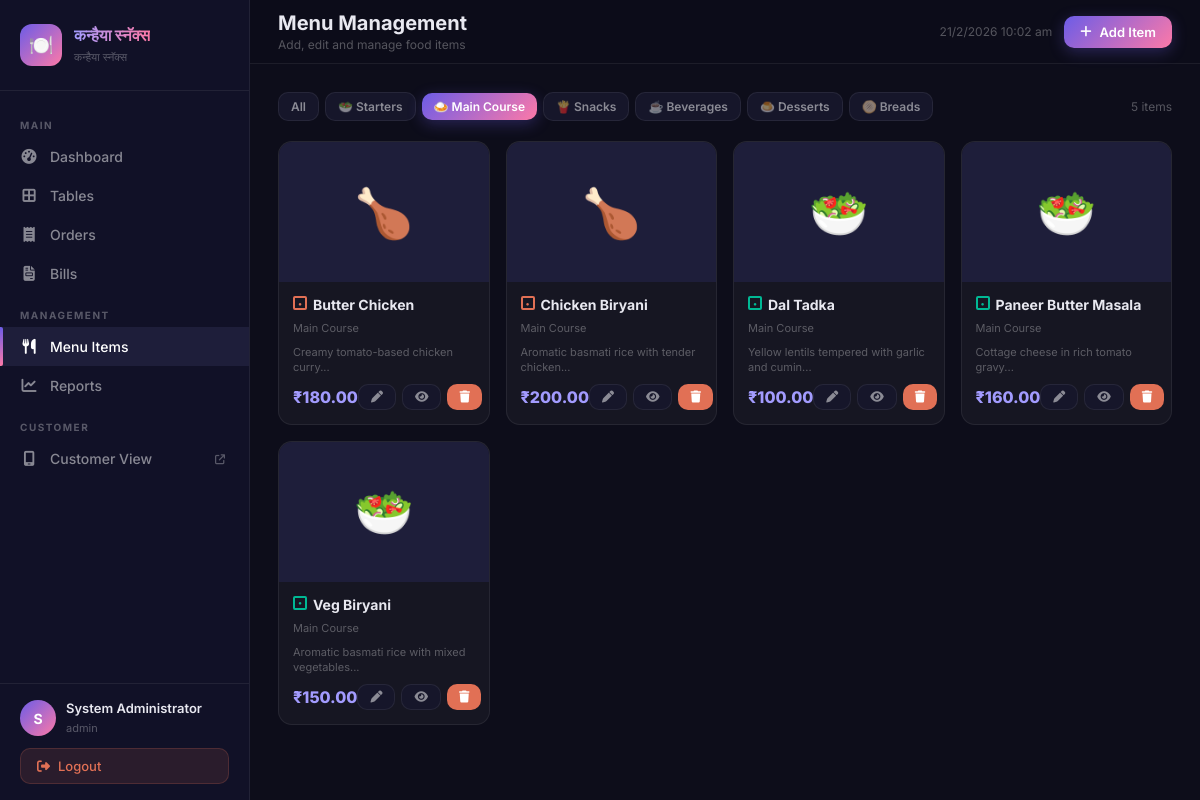
The app's page /admin/menu.php?cat=2 (signed in) with its own data.
### tables this page shows
CREATE TABLE `menu_categories` (
  `id` INT(11) NOT NULL AUTO_INCREMENT,
  `name` VARCHAR(100) NOT NULL,
  `icon` VARCHAR(50) DEFAULT '🍽️',
  `sort_order` INT(11) NOT NULL DEFAULT 0,
  `is_active` TINYINT(1) NOT NULL DEFAULT 1,
  PRIMARY KEY (`id`)
);

CREATE TABLE `menu_items` (
  `id` INT(11) NOT NULL AUTO_INCREMENT,
  `category_id` INT(11) NOT NULL,
  `name` VARCHAR(200) NOT NULL,
  `description` TEXT DEFAULT NULL,
  `price` DECIMAL(10,2) NOT NULL,
  `image` VARCHAR(255) DEFAULT NULL,
  `is_veg` TINYINT(1) NOT NULL DEFAULT 1,
  `is_available` TINYINT(1) NOT NULL DEFAULT 1,
  `is_deleted` TINYINT(1) NOT NULL DEFAULT 0,
  `sort_order` INT(11) NOT NULL DEFAULT 0,
  `created_at` TIMESTAMP NOT NULL DEFAULT CURRENT_TIMESTAMP,
  `updated_at` TIMESTAMP NOT NULL DEFAULT CURRENT_TIMESTAMP ON UPDATE CURRENT_TIMESTAMP,
  PRIMARY KEY (`id`),
  KEY `category_id` (`category_id`),
  CONSTRAINT `fk_menu_category` FOREIGN KEY (`category_id`) REFERENCES `menu_categories` (`id`) ON DELETE CASCADE
);

### config/database.php (called while the page is built, shortened)
<?php
class Database {
    private static $instance = null;
    private $pdo;
    private function __construct() {
        $dsn = "mysql:host=" . DB_HOST . ";dbname=" . DB_NAME . ";charset=" . DB_CHARSET;
        $options = [
            PDO::ATTR_ERRMODE            => PDO::ERRMODE_EXCEPTION,
            PDO::ATTR_DEFAULT_FETCH_MODE => PDO::FETCH_ASSOC,
            PDO::ATTR_EMULATE_PREPARES   => false,
        ];
        try {
            $this->pdo = new PDO($dsn, DB_USER, DB_PASS, $options);
        } catch (PDOException $e) {
            die(json_encode(['error' => 'Database connection failed: ' . $e->getMessage()]));
        }
    }
    public static function getInstance() {
        if (self::$instance === null) {
            self::$instance = new self();
        }
        return self::$instance;
    }
    public function query($sql, $params = []) {
        $stmt = $this->pdo->prepare($sql);
        $stmt->execute($params);
        return $stmt;
    }
    public function fetchAll($sql, $params = []) {
        return $this->query($sql, $params)->fetchAll();
    }
}
function db() {
    return Database::getInstance();
}

### config/config.php (called while the page is built, shortened)
<?php
require_once __DIR__ . '/database.php';
function formatCurrency($amount) {
    return CURRENCY . number_format($amount, 2);
}

### admin/menu.php (the view, shortened to what this page needs)
<?php
require_once __DIR__ . '/../config/config.php';
$topbarActions = '<a href="javascript:void(0)" onclick="openAddItemModal()" class="topbar-btn btn-primary"><i class="fa fa-plus"></i> Add Item</a>';
$categories = db()->fetchAll("SELECT * FROM menu_categories WHERE is_active=1 ORDER BY sort_order");
$selectedCat = isset($_GET['cat']) ? (int)$_GET['cat'] : 0;
$sql = "SELECT m.*, c.name as category_name FROM menu_items m JOIN menu_categories c ON m.category_id=c.id WHERE m.is_deleted=0";
$params = [];
if ($selectedCat) { $sql .= " AND m.category_id=?"; $params[] = $selectedCat; }
$sql .= " ORDER BY c.sort_order, m.sort_order, m.name";
$items = db()->fetchAll($sql, $params);
include __DIR__ . '/partials/header.php';
?>
<div style="display:flex;gap:6px;flex-wrap:wrap;margin-bottom:20px;align-items:center">
    <a href="menu.php" class="topbar-btn <?= $selectedCat?'btn-secondary':'btn-primary' ?> btn-sm">All</a>
    <?php foreach($categories as $c): ?>
    <a href="menu.php?cat=<?= $c['id'] ?>" class="topbar-btn <?= $selectedCat==$c['id']?'btn-primary':'btn-secondary' ?> btn-sm"><?= $c['icon'] ?> <?= $c['name'] ?></a>
    <?php endforeach; ?>
    <span style="margin-left:auto;color:var(--text-muted);font-size:12px"><?= count($items) ?> items</span>
</div>
<?php if (empty($items)): ?>
<div class="empty-state"><div class="empty-icon">🍽️</div><h3>No items found</h3><p>Add your first menu item using the button above.</p></div>
<?php else: ?>
<div class="menu-grid">
<?php foreach ($items as $item): ?>
<div class="menu-item-card <?= !$item['is_available']?'unavailable':'' ?>" id="item-<?= $item['id'] ?>">
    <div class="item-img">
        <?php if ($item['image'] && file_exists(UPLOAD_PATH . $item['image'])): ?>
        <img src="<?= UPLOAD_URL . $item['image'] ?>" alt="<?= htmlspecialchars($item['name']) ?>">
        <?php else: ?>
        <?= $item['is_veg'] ? '🥗' : '🍗' ?>
        <?php endif; ?>
    </div>
    <div class="item-body">
        <div style="display:flex;align-items:flex-start;gap:6px;margin-bottom:4px">
            <span class="veg-dot <?= $item['is_veg']?'veg':'nonveg' ?>"></span>
            <div class="item-name"><?= htmlspecialchars($item['name']) ?></div>
        </div>
        <div class="item-cat"><?= $item['category_name'] ?></div>
        <?php if ($item['description']): ?>
        <div style="font-size:11px;color:var(--text-muted);margin-bottom:8px;line-height:1.4"><?= htmlspecialchars(substr($item['description'],0,60)) ?>...</div>
        <?php endif; ?>
        <div class="item-footer">
            <div class="item-price"><?= formatCurrency($item['price']) ?></div>
            <div class="item-actions">
                <button class="topbar-btn btn-secondary btn-sm" onclick='editItem(<?= json_encode($item) ?>)' title="Edit"><i class="fa fa-pen"></i></button>
                <button class="topbar-btn btn-secondary btn-sm" onclick="toggleAvailability(<?= $item['id'] ?>, <?= $item['is_available'] ?>)" title="Toggle availability"><i class="fa fa-<?= $item['is_available']?'eye':'eye-slash' ?>"></i></button>
                <button class="topbar-btn btn-danger btn-sm" onclick="deleteItem(<?= $item['id'] ?>, '<?= addslashes($item['name']) ?>')" title="Delete"><i class="fa fa-trash"></i></button>
            </div>
        </div>
    </div>
</div>
<?php endforeach; ?>
</div>
<?php endif; ?>
<?php include __DIR__ . '/partials/footer.php'; ?>

### assets/css/admin.css (style rules this page uses)
:root { --primary: #6c5ce7; --primary-light: #a29bfe; --accent: #fd79a8; --success: #00b894; --warning: #fdcb6e; --danger: #e17055; --info: #74b9ff; --bg-dark: #0d0d1a; --bg-card: #16162a; --bg-sidebar: #111127; --bg-hover: #1e1e3a; --border: rgba(255,255,255,0.07); --text-primary: #e8e8f0; --text-secondary: rgba(255,255,255,0.5); --text-muted: rgba(255,255,255,0.3); --sidebar-width: 250px; --header-height: 64px; --border-radius: 12px; --shadow: 0 4px 24px rgba(0,0,0,0.3); --table-available: #2d3748; --table-unpaid: rgba(225,112,85,0.15); --table-paid: rgba(0,184,148,0.15); --table-unpaid-border: #e17055; --table-paid-border: #00b894; }
* { margin: 0; padding: 0; box-sizing: border-box; }
body { font-family: 'Inter', sans-serif; background: var(--bg-dark); color: var(--text-primary); min-height: 100vh; overflow-x: hidden; }
.topbar-btn { display: inline-flex; align-items: center; gap: 8px; padding: 8px 16px; border-radius: 10px; font-size: 13px; font-weight: 600; cursor: pointer; border: none; transition: all 0.2s; font-family: 'Inter', sans-serif; text-decoration: none; }
.btn-primary { background: linear-gradient(135deg, var(--primary), var(--accent)); color: #fff; box-shadow: 0 4px 15px rgba(108,92,231,0.3); }
.btn-secondary { background: var(--bg-card); color: var(--text-secondary); border: 1px solid var(--border); }
.btn-danger { background: var(--danger); color: #fff; }
.btn-sm { padding: 6px 12px; font-size: 12px; }
.menu-grid { display: grid; grid-template-columns: repeat(auto-fill, minmax(200px, 1fr)); gap: 16px; }
.menu-item-card { background: rgba(255,255,255,0.04); border: 1px solid var(--border); border-radius: 14px; overflow: hidden; transition: all 0.25s; position: relative; }
.menu-item-card .item-img { width: 100%; height: 140px; object-fit: cover; background: var(--bg-hover); display: flex; align-items: center; justify-content: center; font-size: 48px; }
.menu-item-card .item-body { padding: 14px; }
.menu-item-card .item-name { font-size: 14px; font-weight: 700; margin-bottom: 4px; }
.menu-item-card .item-cat { font-size: 11px; color: var(--text-muted); margin-bottom: 10px; }
.menu-item-card .item-footer { display: flex; align-items: center; justify-content: space-between; }
.menu-item-card .item-price { font-size: 16px; font-weight: 800; color: var(--primary-light); }
.menu-item-card .item-actions { display: flex; gap: 6px; }
.veg-dot { width: 14px; height: 14px; border: 2px solid; border-radius: 2px; display: inline-flex; align-items: center; justify-content: center; flex-shrink: 0; }
.veg-dot.veg { border-color: var(--success); }
.veg-dot.veg::after { content: '●'; color: var(--success); font-size: 6px; }
.veg-dot.nonveg { border-color: var(--danger); }
.veg-dot.nonveg::after { content: '●'; color: var(--danger); font-size: 6px; }

### records on screen
menu_categories: icon "🥗", name "Starters"
menu_categories: icon "🍛", name "Main Course"
menu_categories: icon "🍟", name "Snacks"
menu_categories: icon "☕", name "Beverages"
menu_categories: icon "🍮", name "Desserts"
menu_categories: icon "🫓", name "Breads"
menu_items: is_veg 0 (drawn), name "Butter Chicken", category.name "Main Course", description "Creamy tomato-based chicken curry", price "₹180.00", is_available 1 (drawn)
menu_items: is_veg 0 (drawn), name "Chicken Biryani", category.name "Main Course", description "Aromatic basmati rice with tender chicken", price "₹200.00", is_available 1 (drawn)
menu_items: is_veg 1 (drawn), name "Dal Tadka", category.name "Main Course", description "Yellow lentils tempered with garlic and cumin", price "₹100.00", is_available 1 (drawn)
menu_items: is_veg 1 (drawn), name "Paneer Butter Masala", category.name "Main Course", description "Cottage cheese in rich tomato gravy", price "₹160.00", is_available 1 (drawn)
menu_items: is_veg 1 (drawn), name "Veg Biryani", category.name "Main Course", description "Aromatic basmati rice with mixed vegetables", price "₹150.00", is_available 1 (drawn)

### other values on screen
APP_NAME "कन्हैया स्नॅक्स"
APP_TAGLINE "कन्हैया स्नॅक्स"
substr($admin['full_name'] ?? 'A', 0, 1) "S"
$admin['full_name'] "System Administrator"
$admin['role'] "admin"
$pageTitle "Menu Management"
$pageSubtitle "Add, edit and manage food items"
count($items) "5"
